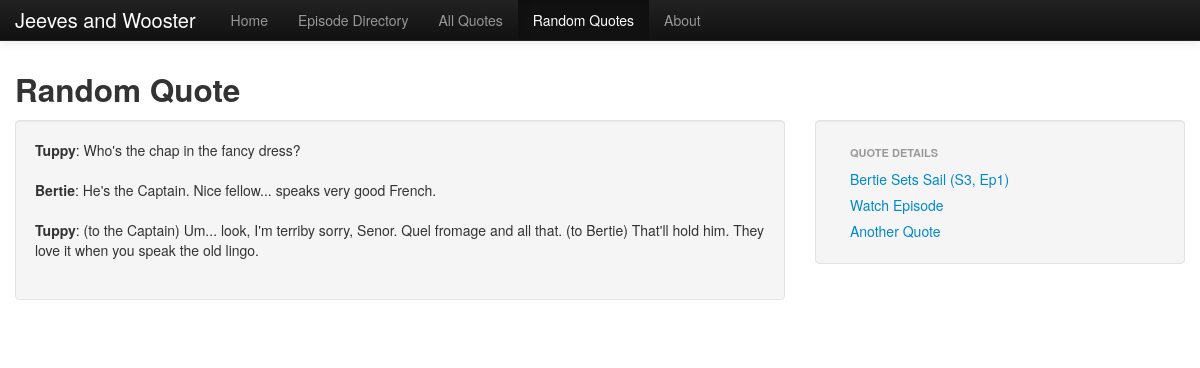
Screenshot of /quotes/random with the database file from the repository.
### cq/models.py (models this page shows, shortened)
class ComedyQuote (models.Model):
    quote = models.TextField()
    TV = 'TV'
    BOOK = 'BK'
    FILM = 'FM'
    UNKNOWN = 'UN'
    source_choices = (
                (TV, 'TV'),
                (BOOK, 'Book'),
                (FILM, 'Film'),
                (UNKNOWN, 'Unknown'),
    )
    source = models.CharField(max_length=2,
                                choices = source_choices,
                                default = TV)
    tv_series = models.CharField("TV series", max_length=200, blank=True)
    tv_episode = models.CharField("TV episode", max_length=200, blank=True)
    title = models.CharField(max_length=200, blank=True)
    author = models.CharField(max_length=200, blank=True)
    video_link = models.CharField("Video link", max_length=500, blank=True)
    pub_date = models.DateTimeField('date published')
    episode = models.ForeignKey(Episode)

### episodes/models.py (models this page shows, shortened)
class Episode(models.Model):
    number = models.IntegerField()
    air_date = models.DateTimeField('air date', blank=True, null=True)
    season = models.ForeignKey(Season)
    name = models.CharField(max_length=100)
    video_link = models.CharField("Video link", max_length=500, blank=True)
    plot = models.TextField()

class Season(models.Model):
    number = models.IntegerField()
    def __unicode__(self):
        return str(self.number)

### cq/views.py (the view)
def q_random(request):
    q_list = ComedyQuote.objects.all()
    q_list_size = len(q_list)
    ran_num = random.randint(0, q_list_size - 1)
    rand_quote_obj = q_list[ran_num]
    rand_quote = rand_quote_obj.quote
    final_list = format_quote(rand_quote)
    return render_to_response('cq/random.html', {'quote': final_list, 'id':
        rand_quote_obj.id, 'rand_quote_obj' : rand_quote_obj},
            context_instance=RequestContext(request))

### cq/views.py (called while the page is built)
def format_quote(quote):
    q_lines = quote.split('\n')
    no_blank_lines = [i for i in q_lines if i.strip()]
    final_list = [i.split(':') for i in no_blank_lines]
    return final_list

### comedy/templates/cq/random.html (shortened to what this page needs)
{% extends "base.html" %}
{% block navbar_class-randomquote %} active {% endblock %}
{% block content %}
<h2> Random Quote </h2>
<div class="row">
    <div class="span8">
        <div class="well">
            {% for line in quote %}
            <strong>{{ line.0 }}</strong>:
            {{ line.1 }}
            <br />
            <br />
            {% endfor %}
        </div>
    </div>
    <div class="span4">
        <div class="well sidebar-nav">
            <ul class="nav nav-list">
                <li class="nav-header">Quote Details</li>
                <li> <a href="/episodes/{{ rand_quote_obj.episode.id }}/" >{{ rand_quote_obj.episode.name }} (S{{ rand_quote_obj.episode.season }}, Ep{{rand_quote_obj.episode.number}})</a></li>
                <li> <a href= {{ rand_quote_obj.episode.video_link }} target="_blank">Watch Episode</a>
                <li> <a href="/quotes/random" >Another Quote</a></li>
            </ul>
        </div>
    </div>
</div>
{% endblock %}

### comedy/templates/base.html (style rules this page uses)
body { padding-top: 60px; padding-bottom: 40px; }

### rows the page displays
ComedyQuote: episode.name "Bertie Sets Sail", episode.season "3", episode.number "1"

### other values shown
{{ line.0 }} "Tuppy" "Bertie" "Tuppy"
{{ line.1 }} "Who's the chap in the fancy dress?" "He's the Captain. Nice fellow... speaks very good French." "(to the Captain) Um... look, I'm terriby sorry, Senor. Quel fromage and all that. (to Bertie) That'll hold him. They love it when you speak the old lingo."
